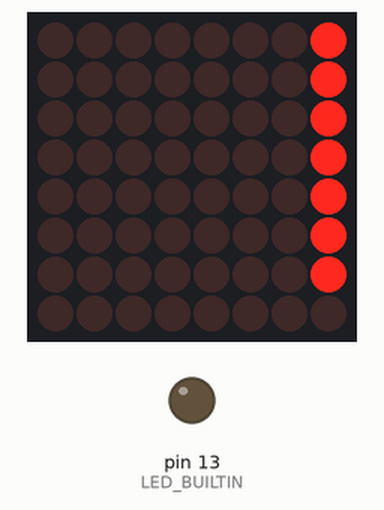
Bench run of a sketch on a simulated Arduino Mega 2560, built with avr-gcc and run on an emulated ATmega2560. Shown: 8×8 LED matrix, output pins drawn as LEDs (lit = HIGH).

Above: at 0.15 s.
At 0.95 s:
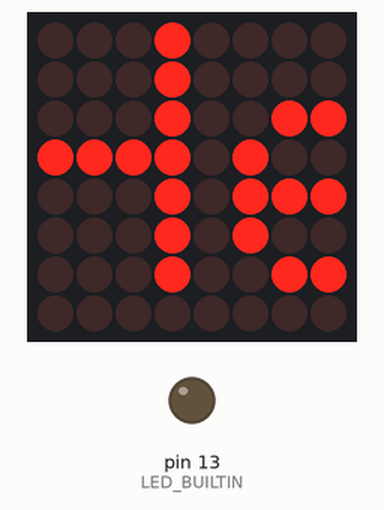
At 1.65 s:
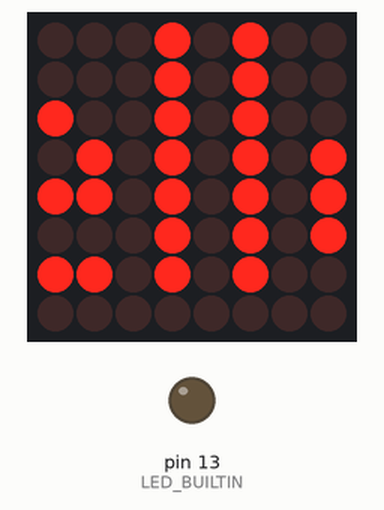
At 3.25 s:
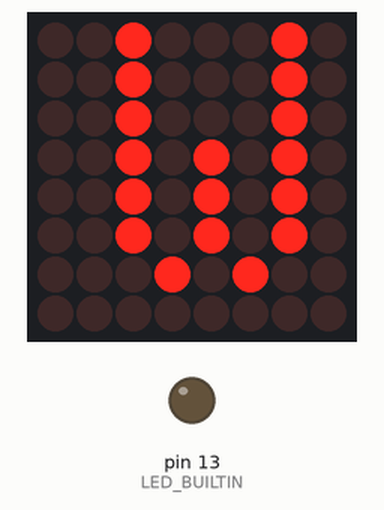
At 4.75 s:
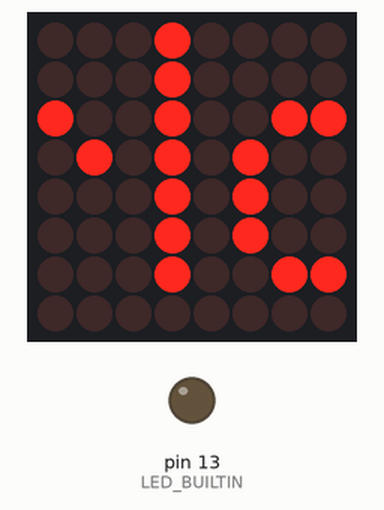
At 6.35 s:
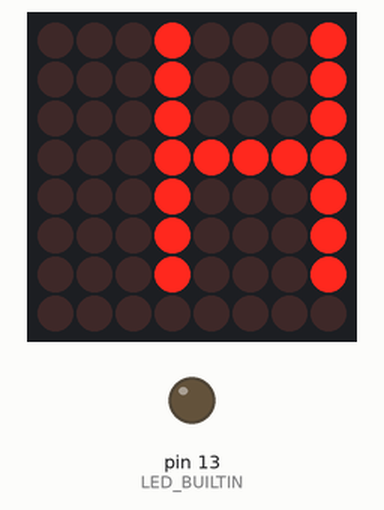

Measured:
- by itself, everything shown: repeats every 5.8 s, in 58 steps

The sketch:

s3_dot_text.ino
```cpp
#include <MD_Parola.h>
#include <MD_MAX72xx.h>
#include <SPI.h>

// Define hardware type and number of devices
#define HARDWARE_TYPE MD_MAX72XX::FC16_HW
#define MAX_DEVICES 1

// Define your custom SPI pins (from your working configuration)
#define DATA_PIN 37    // DIN
#define CLK_PIN  35    // CLK
#define CS_PIN   36    // CS

// Create an instance of MD_Parola using software SPI (custom pin configuration)
MD_Parola myDisplay = MD_Parola(HARDWARE_TYPE, DATA_PIN, CLK_PIN, CS_PIN, MAX_DEVICES);

void setup() {
  pinMode(LED_BUILTIN, OUTPUT);
  digitalWrite(LED_BUILTIN, LOW);
  myDisplay.begin();
  myDisplay.setIntensity(8);       // Set brightness (0-15)
  myDisplay.displayClear();
  // Configure scrolling text: "Hello, World! " scrolling from right to left at 50ms per frame.
  myDisplay.displayText("Hello, World! ", PA_LEFT, 100, 30, PA_SCROLL_LEFT, PA_SCROLL_LEFT);

}

void loop() {
  // Update the display animation.
  if (myDisplay.displayAnimate()) {
    myDisplay.displayReset();
  }
}
```
